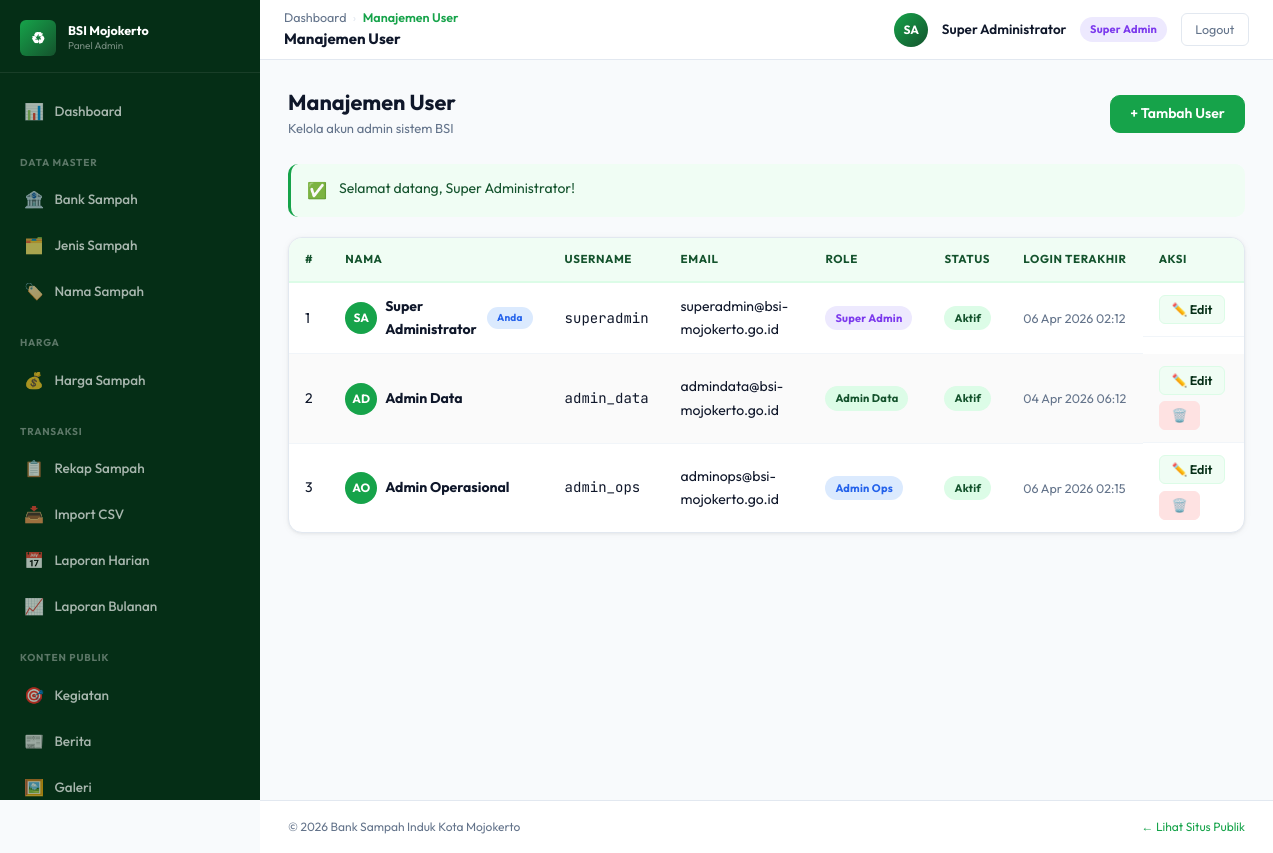
Screenshot of /admin/users/index.php (signed in) with the database file from the repository.
### tables this page shows
CREATE TABLE `users` (
  `id` int UNSIGNED NOT NULL,
  `nama` varchar(100) NOT NULL,
  `username` varchar(50) NOT NULL,
  `email` varchar(100) NOT NULL,
  `password` varchar(255) NOT NULL,
  `role` enum('admin_data','admin_operasional','super_admin') NOT NULL DEFAULT 'admin_data',
  `foto` varchar(255) DEFAULT NULL,
  `dibuat_oleh` int UNSIGNED DEFAULT NULL,
  `aktif` tinyint(1) NOT NULL DEFAULT '1',
  `last_login` timestamp NULL DEFAULT NULL,
  `created_at` timestamp NOT NULL DEFAULT CURRENT_TIMESTAMP,
  `updated_at` timestamp NULL DEFAULT NULL ON UPDATE CURRENT_TIMESTAMP
);

### core/Database.php (called while the page is built, shortened)
<?php
class Database
{
    private static ?PDO $instance = null;
    public static function getInstance(): PDO
    {
        if (self::$instance === null) {
            $dsn = sprintf(
                'mysql:host=%s;port=%s;dbname=%s;charset=utf8mb4',
                DB_HOST, DB_PORT, DB_NAME
            );
            self::$instance = new PDO($dsn, DB_USER, DB_PASS, [
                PDO::ATTR_ERRMODE            => PDO::ERRMODE_EXCEPTION,
                PDO::ATTR_DEFAULT_FETCH_MODE => PDO::FETCH_ASSOC,
                PDO::ATTR_EMULATE_PREPARES   => false,
                PDO::MYSQL_ATTR_INIT_COMMAND => "SET NAMES utf8mb4 COLLATE utf8mb4_unicode_ci",
            ]);
        }
        return self::$instance;
    }
    public static function query(string $sql, array $params = []): array
    {
        $stmt = self::getInstance()->prepare($sql);
        $stmt->execute($params);
        return $stmt->fetchAll();
    }
}

### models/UserModel.php (called while the page is built, shortened)
<?php
require_once dirname(__DIR__) . '/config/database.php';
function user_getAll(): array {
    return Database::query("SELECT id, nama, username, email, role, aktif, last_login, created_at FROM users ORDER BY created_at DESC");
}

### core/Auth.php (called while the page is built, shortened)
<?php
class Auth
{
    public static function getUserId(): int
    {
        return (int)($_SESSION['user_id'] ?? 0);
    }
}

### admin/users/index.php (the view, shortened to what this page needs)
<?php
require_once dirname(__DIR__, 2) . '/config/database.php';
require_once dirname(__DIR__, 2) . '/core/Auth.php';
require_once dirname(__DIR__, 2) . '/core/Helper.php';
require_once dirname(__DIR__, 2) . '/models/UserModel.php';
$data          = user_getAll();
require_once dirname(__DIR__, 2) . '/templates/admin/header.php';
require_once dirname(__DIR__, 2) . '/templates/admin/sidebar.php';
require_once dirname(__DIR__, 2) . '/templates/admin/topbar.php';
?>
<div class="page-header">
    <div>
        <h1 class="page-title">Manajemen User</h1>
        <p class="page-subtitle">Kelola akun admin sistem BSI</p>
    </div>
    <a href="tambah.php" class="btn btn-primary">+ Tambah User</a>
</div>
<?php require_once dirname(__DIR__, 2) . '/templates/admin/flash.php' ?>
<div class="table-wrapper">
    <table class="data-table">
        <thead>
            <tr>
                <th>#</th><th>Nama</th><th>Username</th><th>Email</th>
                <th>Role</th><th>Status</th><th>Login Terakhir</th><th>Aksi</th>
            </tr>
        </thead>
        <tbody>
        <?php if (empty($data)): ?>
            <tr><td colspan="8"><div class="empty-state"><div class="empty-state-icon">👥</div><h3>Belum ada user</h3></div></td></tr>
        <?php else: foreach ($data as $i => $row):
            $isSelf = $row['id'] === Auth::getUserId();
        ?>
        <tr>
            <td><?= $i + 1 ?></td>
            <td>
                <div style="display:flex;align-items:center;gap:.5rem;">
                    <div style="width:32px;height:32px;border-radius:50%;background:var(--color-primary);color:white;display:flex;align-items:center;justify-content:center;font-size:12px;font-weight:700;flex-shrink:0;">
                        <?= e(inisialNama($row['nama'])) ?>
                    </div>
                    <strong><?= e($row['nama']) ?></strong>
                    <?php if ($isSelf): ?><span class="badge badge-info" style="font-size:10px;">Anda</span><?php endif ?>
                </div>
            </td>
            <td class="font-mono"><?= e($row['username']) ?></td>
            <td><?= e($row['email']) ?></td>
            <td><?= badgeRole($row['role']) ?></td>
            <td>
                <span class="badge <?= $row['aktif'] ? 'badge-success' : 'badge-danger' ?>">
                    <?= $row['aktif'] ? 'Aktif' : 'Nonaktif' ?>
                </span>
            </td>
            <td style="font-size:12.5px;color:var(--color-text-muted);">
                <?= $row['last_login'] ? formatTanggal(substr($row['last_login'],0,10),'d M Y') . ' ' . substr($row['last_login'],11,5) : '-' ?>
            </td>
            <td class="action-cell">
                <a href="edit.php?id=<?= (int)$row['id'] ?>" class="btn btn-sm btn-secondary">✏️ Edit</a>
                <?php if (!$isSelf): ?>
                <form method="POST" action="proses.php" class="inline-form"
                      onsubmit="return confirm('Hapus user <?= e($row['username']) ?>?')">
                    <button class="btn btn-sm btn-danger">🗑️</button>
                </form>
                <?php endif ?>
            </td>
        </tr>
        <?php endforeach; endif ?>
        </tbody>
    </table>
</div>
<?php require_once dirname(__DIR__, 2) . '/templates/admin/footer.php' ?>

### core/Helper.php (shortened to what this page needs)
<?php
function e(mixed $val): string
{
    return htmlspecialchars((string)$val, ENT_QUOTES | ENT_SUBSTITUTE, 'UTF-8');
}
function formatTanggal(string $tanggal, string $format = 'd M Y'): string
{
    try {
        return (new DateTime($tanggal))->format($format);
    } catch (Exception) {
        return $tanggal;
    }
}
function inisialNama(string $nama): string
{
    $kata = explode(' ', trim($nama));
    if (count($kata) >= 2) {
        return strtoupper(mb_substr($kata[0], 0, 1) . mb_substr($kata[1], 0, 1));
    }
    return strtoupper(mb_substr($nama, 0, 2));
}
function badgeRole(string $role): string
{
    $map = [
        'super_admin'       => ['class' => 'badge-purple',  'label' => 'Super Admin'],
        'admin_data'        => ['class' => 'badge-success', 'label' => 'Admin Data'],
        'admin_operasional' => ['class' => 'badge-info',    'label' => 'Admin Ops'],
    ];
    $d = $map[$role] ?? ['class' => 'badge-gray', 'label' => $role];
    return '<span class="badge ' . $d['class'] . '">' . $d['label'] . '</span>';
}

### assets/css/variables.css (style rules this page uses)
:root { --color-primary: #16a34a; --color-primary-dark: #052e16; --color-primary-mid: #14532d; --color-primary-light: #dcfce7; --color-primary-pale: #f0fdf4; --color-primary-accent: #4ade80; --color-bg: #f8fafc; --color-surface: #ffffff; --color-border: #e2e8f0; --color-border-light: #f1f5f9; --color-text: #0f172a; --color-text-muted: #64748b; --color-text-light: #94a3b8; --color-danger: #dc2626; --color-danger-light: #fee2e2; --color-warning: #d97706; --color-warning-light: #fef3c7; --color-info: #2563eb; --color-info-light: #dbeafe; --color-purple: #7c3aed; --color-purple-light: #ede9fe; --font-display: 'Playfair Display', Georgia, serif; --font-body: 'Outfit', 'Segoe UI', system-ui, sans-serif; --font-mono: 'JetBrains Mono', 'Courier New', monospace; --radius-sm: 6px; --radius: 10px; --radius-md: 14px; --radius-lg: 20px; --radius-xl: 28px; --shadow-sm: 0 1px 3px rgba(0,0,0,.06), 0 1px 8px rgba(0,0,0,.04); --shadow: 0 2px 8px rgba(0,0,0,.08), 0 4px 16px rgba(0,0,0,.06); --shadow-md: 0 4px 24px rgba(0,0,0,.10); --shadow-lg: 0 12px 48px rgba(0,0,0,.14); --sidebar-width: 260px; --topbar-height: 60px; --transition: all 0.18s ease; --transition-fast: all 0.1s ease; }

### assets/css/components.css (style rules this page uses)
.btn { display: inline-flex; align-items: center; gap: 0.4rem; font-family: var(--font-body); font-weight: 600; font-size: 14px; padding: 0.5rem 1.2rem; border-radius: var(--radius); border: 1.5px solid transparent; cursor: pointer; transition: var(--transition); text-decoration: none; white-space: nowrap; user-select: none; line-height: 1.4; }
.btn-primary { background-color: var(--color-primary); color: #ffffff; border-color: var(--color-primary); }
.btn-secondary { background-color: var(--color-primary-pale); color: var(--color-primary-dark); border-color: var(--color-primary-light); }
.btn-danger { background-color: var(--color-danger-light); color: var(--color-danger); border-color: var(--color-danger-light); }
.btn-sm { padding: 0.3rem 0.75rem; font-size: 12.5px; border-radius: var(--radius-sm); }
.badge { display: inline-flex; align-items: center; font-size: 11px; font-weight: 700; padding: 3px 10px; border-radius: 99px; white-space: nowrap; letter-spacing: 0.02em; }
.badge-success { background-color: var(--color-primary-light); color: var(--color-primary-mid); }
.badge-info, .badge-berlangsung { background-color: var(--color-info-light); color: var(--color-info); }
.badge-purple { background-color: var(--color-purple-light); color: var(--color-purple); }
.font-mono { font-family: var(--font-mono); }
.inline-form { display: inline; }

### assets/css/admin.css (style rules this page uses)
.admin-body { background-color: var(--color-bg); min-height: 100vh; }
.page-header { display: flex; align-items: center; justify-content: space-between; gap: 1rem; margin-bottom: 1.5rem; flex-wrap: wrap; }
.page-title { font-size: 1.35rem; font-weight: 700; color: var(--color-text); }
.page-subtitle { font-size: 13px; color: var(--color-text-muted); margin-top: 2px; font-weight: 400; }
.table-wrapper { overflow-x: auto; border-radius: var(--radius-md); border: 1px solid var(--color-border); background: var(--color-surface); box-shadow: var(--shadow-sm); }
.data-table { width: 100%; font-size: 14px; border-collapse: collapse; }
.data-table thead th { background-color: var(--color-primary-pale); color: var(--color-primary-mid); font-weight: 700; font-size: 11.5px; text-transform: uppercase; letter-spacing: 0.05em; padding: 0.75rem 1rem; text-align: left; white-space: nowrap; border-bottom: 2px solid var(--color-primary-light); }
.data-table tbody td { padding: 0.75rem 1rem; border-bottom: 1px solid var(--color-border-light); vertical-align: middle; color: var(--color-text); }
.data-table tbody tr:last-child td { border-bottom: none; }
.data-table tbody tr:nth-child(even) td { background-color: #fafafa; }
.action-cell { display: flex; align-items: center; gap: 0.4rem; flex-wrap: wrap; }

### rows the page displays
users: nama "SA", nama "Super Administrator", shows "Anda", username "superadmin", email "superadmin@bsi-mojokerto.go.id", role "Super Admin", aktif "Aktif", last_login "06 Apr 2026", last_login "02:12"
users: nama "AD", nama "Admin Data", username "admin_data", email "admindata@bsi-mojokerto.go.id", role "Admin Data", aktif "Aktif", last_login "04 Apr 2026", last_login "06:12"
users: nama "AO", nama "Admin Operasional", username "admin_ops", email "adminops@bsi-mojokerto.go.id", role "Admin Ops", aktif "Aktif", last_login "06 Apr 2026", last_login "02:15"

### other values shown
$crumb['label'] "Manajemen User"
$topbarTitle "Manajemen User"
$initials "SA"
$userName "Super Administrator"
$d['label'] "Super Admin"
$icon "✅"
$flash['message'] "Selamat datang, Super Administrator!"
APP_NAME "Bank Sampah Induk Kota Mojokerto"
